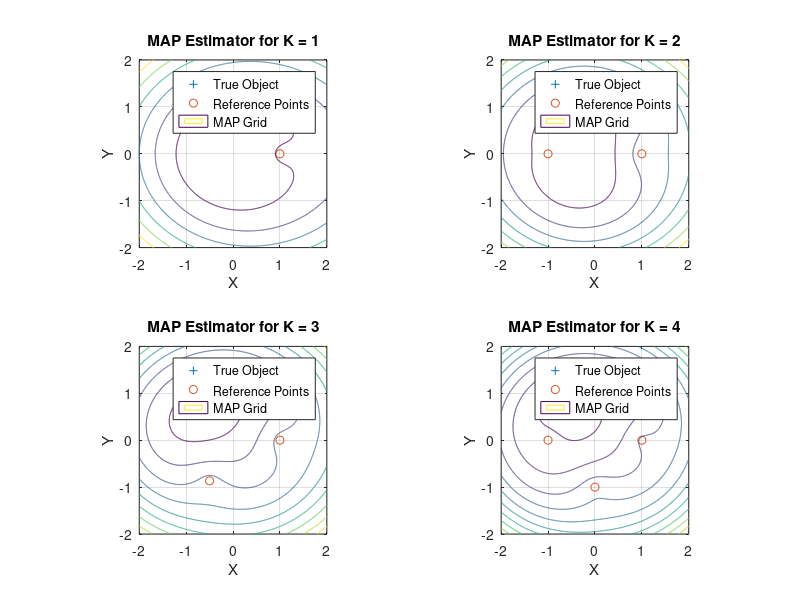

The MATLAB script that drew this image:
clear; close all
% Generate true object location
radius = rand;
angle = 2*pi*rand;
obj_tr = [radius.*cos(angle); radius.*sin(angle)];
% Generate reference locations
rad_ref = 1;
angle_ref = [2*pi pi 2*pi/3 pi/2];
% Variables
K = 4;
xC = linspace(-2,2,1001);
[X, Y] = meshgrid(xC);
val = linspace(0,400,20);
sigma_x = 0.25 + 0.1*randn;
sigma_y = 0.25 + 0.1*randn;

% MAP classifier for each cases of K
for k = 1:K
    % Generate referance points
    obj_ref = [rad_ref.*cos(0:angle_ref(k):1.99*pi); rad_ref.*sin(0:angle_ref(k):1.99*pi)];
    obj_ref(abs(obj_ref)<10^-14 ) = 0; % If number is too small equal to 0
    sigma = repmat(sqrt(0.09), 1, k);
    % True distance
    d = sqrt(sum((repmat(obj_tr,1,k)-obj_ref).^2,1));
    % Measurement noise
    v = normrnd(0,0.3);
    % Range measurement
    ri = d + v;
    % First term of MAP
    fT = (X./sigma_x).^2 + (Y./sigma_y).^2;
    sT = 0;
    % Second term of MAP
    for i = 1:k
        di = sqrt((X-obj_ref(1,i)).^2 + (Y-obj_ref(2,i)).^2);
        sT = sT + ((ri(i)-di)/sigma(i)).^2;
    end
    % Resulting MAP
    MAP = fT + sT;
    
    % Contour plot with true object and reference points
    figure(1)
    subplot(2,2,k)
    plot(obj_tr(1),obj_tr(2),'+'); 
    hold on
    grid on
    plot(obj_ref(1,:),obj_ref(2,:),'o'); 
    axis([-2 2 -2 2])
    contour(X,Y,MAP,val)
    hold off
    axis equal
    legend('True Object','Reference Points','MAP Grid') 
    title(['MAP Estimator for K = ',num2str(k)])
    xlabel('X')
    ylabel('Y')
end
